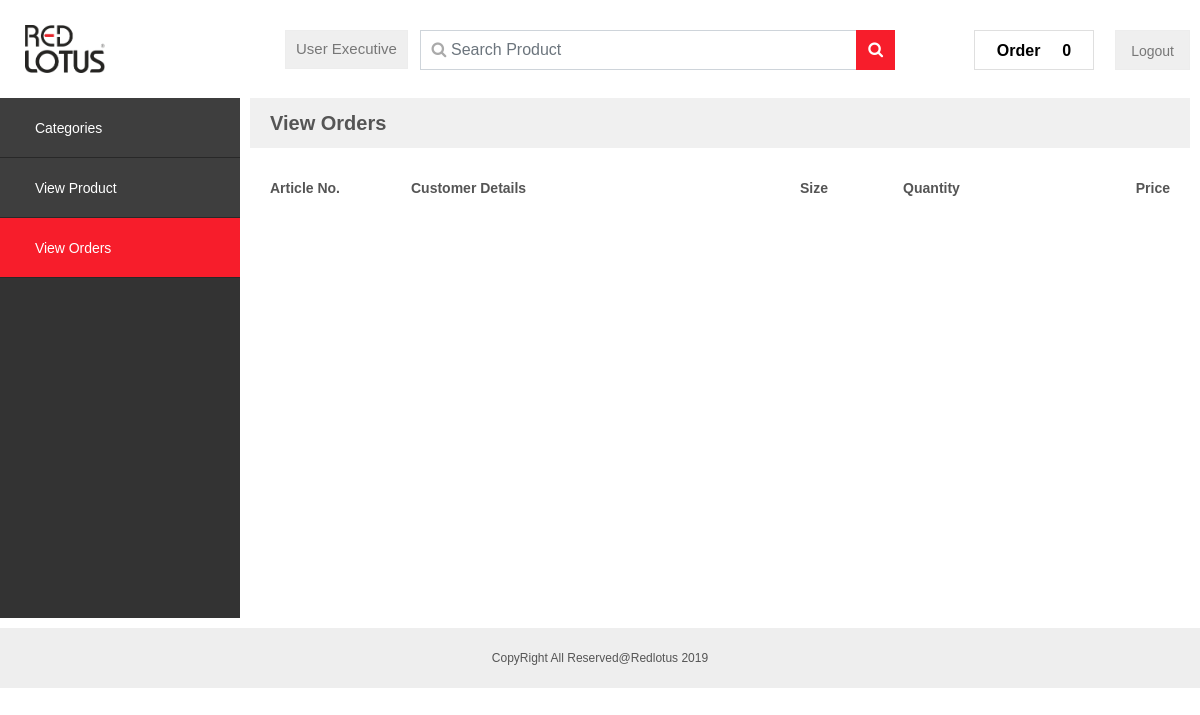
Before: /index.php/user_executive/user_order_view with the older database file.
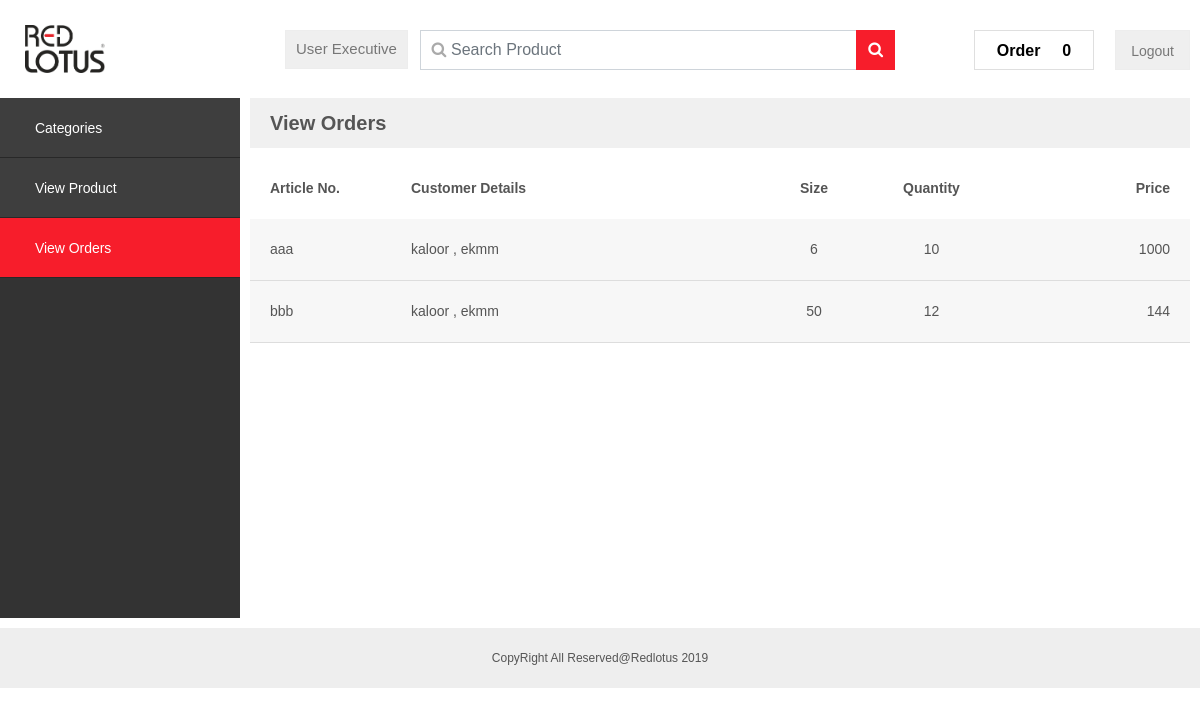
After: the same page with the newer database file.
### tables this page shows
CREATE TABLE `order` (
  `order_id` int(11) NOT NULL,
  `name` varchar(50) NOT NULL,
  `gst` varchar(150) NOT NULL,
  `address` varchar(250) NOT NULL,
  `cart_id` varchar(15) NOT NULL,
  `executive_id` varchar(30) NOT NULL,
  `created_at` timestamp NOT NULL DEFAULT CURRENT_TIMESTAMP
);

CREATE TABLE `product` (
  `product_id` int(11) NOT NULL,
  `article_number` varchar(50) NOT NULL,
  `product_category` varchar(25) NOT NULL,
  `created_at` timestamp NOT NULL DEFAULT CURRENT_TIMESTAMP,
  `updated_at` timestamp NOT NULL DEFAULT '0000-00-00 00:00:00' ON UPDATE CURRENT_TIMESTAMP
);

CREATE TABLE `product_desc` (
  `description_id` int(11) NOT NULL,
  `product_id` varchar(10) NOT NULL,
  `size` varchar(20) NOT NULL,
  `price` varchar(20) NOT NULL,
  `sku` varchar(20) NOT NULL,
  `category` varchar(100) NOT NULL,
  `created_at` timestamp NOT NULL DEFAULT CURRENT_TIMESTAMP,
  `updated_at` timestamp NOT NULL DEFAULT '0000-00-00 00:00:00' ON UPDATE CURRENT_TIMESTAMP
);

CREATE TABLE `cart_order` (
  `cart_id` int(11) NOT NULL,
  `product_disc_id` varchar(50) NOT NULL,
  `product_id` varchar(10) NOT NULL,
  `product_quantity` varchar(50) NOT NULL,
  `cart_status` int(11) NOT NULL DEFAULT '0'
);

### application/controllers/User_executive.php (called while the page is built, shortened)
<?php
class User_executive extends CI_Controller {
	function __construct() {
        $this->load->model('User_model');
        $this->load->model('admin/Admin_model');
        $this->load->library('form_validation');
        $this->load->helper(array('form'));
        $this->load->library('image_lib');
    }
	public function user_order_view()
	{
		$result['orders']=$this->User_model->fetch_order();
		$this->load->view('includes/header-user-executive');
		$this->load->view('executive/user-view-orders',$result);
		$this->load->view('includes/footer-common');
	}
}

### index.php (called while the page is built, shortened)
<?php
require_once BASEPATH.'core/CodeIgniter.php';

### application/models/User_model.php (called while the page is built, shortened)
<?php
class User_model extends CI_Model {
  public function fetch_order()
  {
    $this->db->select('or.cart_id,name,address,product_quantity,size,price,article_number')->from('order or')->join('cart_order co','or.cart_id=co.cart_id','left')->join('product_desc pd','co.product_disc_id=pd.description_id','left')->join('product p','co.product_id=p.product_id','left');
    $query=$this->db->get();
    if($query->num_rows() > 0)
    {
      $result=$query->result();
      return $result;
    }else{
      return 0;
    }
  }
}

### application/views/executive/user-view-orders.php (the view, shortened to what this page needs)
<div class="content-wrapper user-view-orders clearfix">
<nav id="main-navigation" class="main-navigation">
<ul class="list-unstyled">
<li><a href="user-categories">Categories</a></li>
<li><a href="user-view-product">View Product</a></li>
<li><a href="user-view-orders">View Orders</a></li>
</ul>
</nav>
<div class="main-content-wrapper">
<h2 class="heading">View Orders</h2>
<div class="view-order-wrapper">
<table class="user-view-orders-table">
    <thead>
    <th class="article-number">Article No.</th>
    <th class="customer-details">Customer Details</th>
    <th class="size">Size</th>
    <th class="quantity">Quantity</th>
    <th class="price">Price</th>
    </thead>
    <tbody>
    <?php
    if($orders!=0)
    {
        foreach ($orders as $key => $value) {
            $price=$value->product_quantity*$value->price;
            ?>
            <tr>
            <td class="article-number"><?=$value->article_number;?></td>
            <td class="customer-details"><?=$value->address;?></td>
            <td class="size"><?=$value->size;?></td>
            <td class="quantity"><?=$value->product_quantity;?></td>
            <td class="price"><?=$price;?></td>
            </tr>
        <?php }
    }
    ?>
    </tbody>
</table>
</div>
</div>
</div>

Changed rows visible on the page:
added order: product.article_number "aaa", address "kaloor , ekmm", product_desc.size "6", cart.product_quantity "10", cart.price "1000"
added order: product.article_number "bbb", address "kaloor , ekmm", product_desc.size "50", cart.product_quantity "12", cart.price "144"
